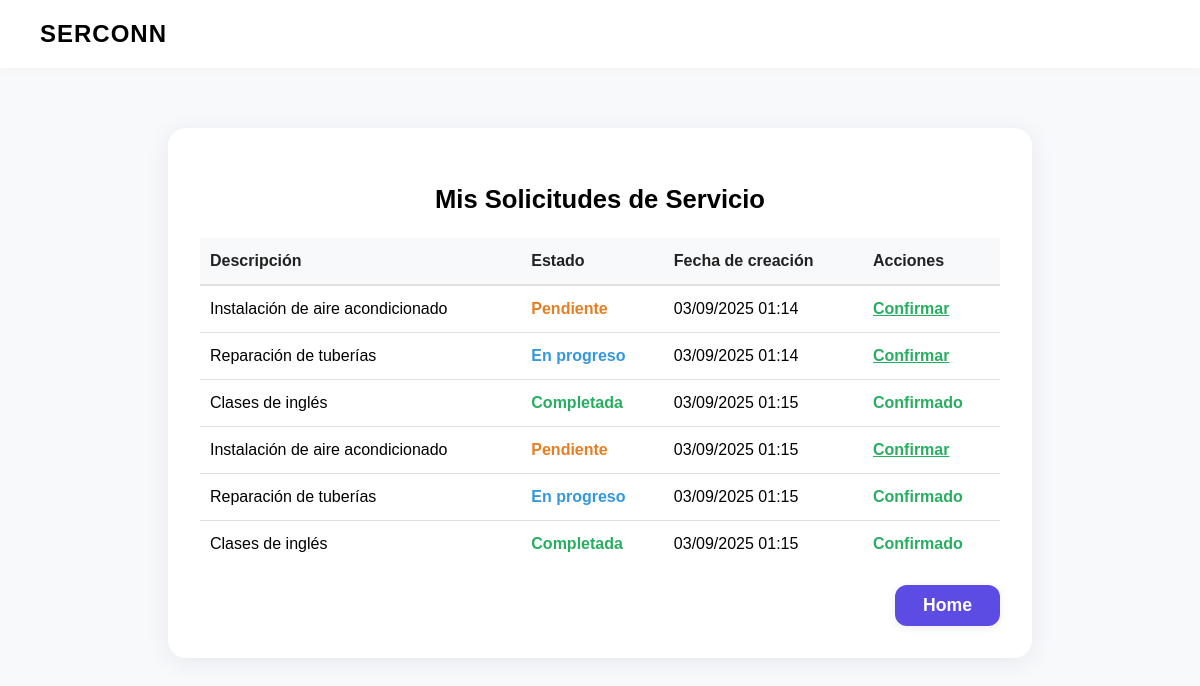
The app's page /dashboard/ (signed in), older data.
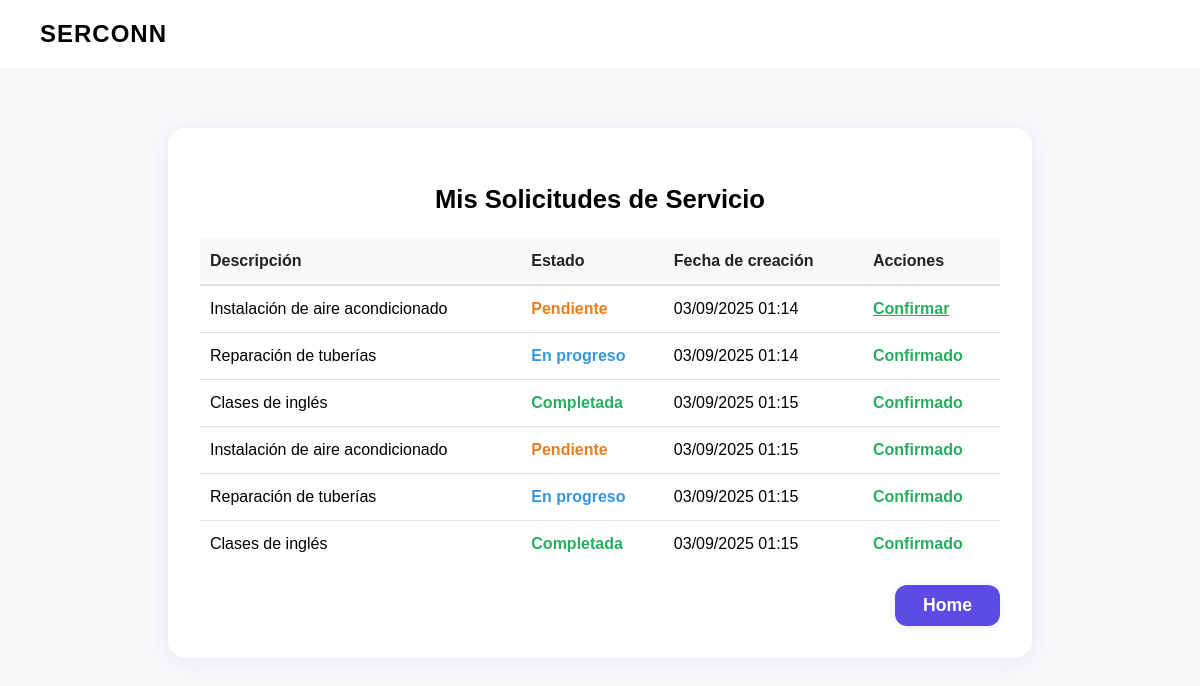
The same page, newer data.
### serconn_app/models.py (models this page shows, shortened)
class ServiceRequest(models.Model):
    STATUS_CHOICES = [
        ('pending', 'Pendiente'),
        ('in_progress', 'En progreso'),
        ('completed', 'Completada'),
        ('cancelled', 'Cancelada'),
    ]
    seeker = models.ForeignKey(
        settings.AUTH_USER_MODEL,
        on_delete=models.CASCADE,
        related_name='service_requests'
    )
    description = models.TextField()
    status = models.CharField(
        max_length=20,
        choices=STATUS_CHOICES,
        default='pending'
    )
    created_at = models.DateTimeField(auto_now_add=True)
    seeker_confirmed = models.BooleanField(default=False)
    provider_confirmed = models.BooleanField(default=False)

### serconn_app/views.py (the view)
# urls.py: path('dashboard/', seeker_dashboard, name='seeker_dashboard'),
@login_required
def seeker_dashboard(request):
    service_requests = ServiceRequest.objects.filter(seeker=request.user)
    return render(request, 'seeker_dashboard.html', {'service_requests': service_requests})

### serconn_app/templates/seeker_dashboard.html (shortened to what this page needs)
<!DOCTYPE html>
<html lang="es">
<head>
</head>
<body>
    <div class="header">
    SERCONN
</div>
    <div class="dashboard-container">
        <h1>Mis Solicitudes de Servicio</h1>
        <table>
            <tr>
                <th>Descripción</th>
                <th>Estado</th>
                <th>Fecha de creación</th>
                <th>Acciones</th>
            </tr>
            {% for request in service_requests %}
            <tr>
                <td>{{ request.description }}</td>
                <td class="status-{{ request.status }}">{{ request.get_status_display }}</td>
                <td>{{ request.created_at|date:"d/m/Y H:i" }}</td>
                <td>
                    {% if not request.seeker_confirmed and user == request.seeker %}
                        <a href="{% url 'confirm_service' request.pk %}" style="color:#27ae60;font-weight:bold;">Confirmar</a>
                    {% elif request.seeker_confirmed %}
                        <span style="color:#27ae60;font-weight:bold;">Confirmado</span>
                    {% endif %}
                </td>
            </tr>
            {% empty %}
            <tr class="empty-row">
                <td colspan="4">No tienes solicitudes de servicio.</td>
            </tr>
            {% endfor %}
        </table>
        <div style="width: 100%; display: flex; justify-content: flex-end; margin-top: 18px;">
            <a href="{% url 'service_search' %}"
               style="background: #5c4ce4; color: #fff; font-weight: bold; padding: 10px 28px; border-radius: 12px; text-decoration: none; font-size: 1.1rem; box-shadow: 0 2px 8px rgba(44,44,84,0.08); transition: background 0.2s;">
                Home
            </a>
        </div>
    </div>
</body>
</html>

Row changes from the older to the newer data that the page shows:
changed ServiceRequest (number 2 of 6 on the later page): seeker_confirmed "Confirmar" → "Confirmado"
changed ServiceRequest (number 4 of 6 on the later page): seeker_confirmed "Confirmar" → "Confirmado"
